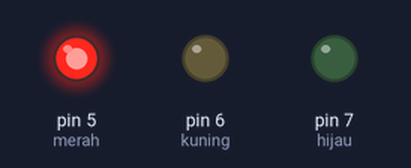
Simulated run of this sketch. Board: Arduino Uno, built with avr-gcc and run on an emulated ATmega328P. Shown: output pins drawn as LEDs (lit = HIGH).

Above: at 1.0 s.
At 2.2 s:
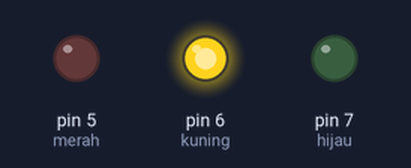
At 3.5 s:
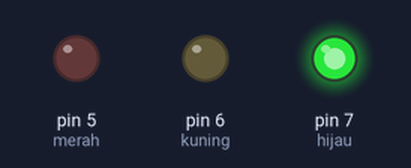
Timing chart, 0 to 6.5 s (numbered marks = the images above):
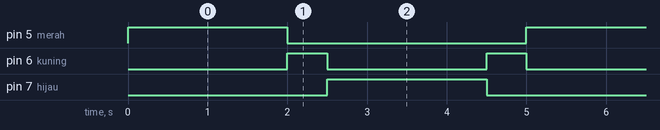

Measured:
- by itself, pin 5 (merah), pin 7 (hijau): alternates HIGH for 2.0 s and LOW for 3.0 s
- by itself, pin 6 (kuning): alternates HIGH for 0.50 s and LOW for 2.0 s
- by itself, everything shown: repeats every 5.0 s, in 5 steps

The sketch:

0._Traffic_Light.ino
```cpp
  int merah=5;
  int kuning=6;
  int hijau=7;
void setup() {
  // put your setup code here, to run once:

  pinMode(merah, OUTPUT);
  pinMode(kuning, OUTPUT);
  pinMode(hijau, OUTPUT);
}

void loop() {
//Bergantian
  digitalWrite(merah, HIGH);
  delay(2000);
  digitalWrite(merah, LOW);
  digitalWrite(kuning, HIGH);
  delay(500);
  digitalWrite(kuning, LOW);
  digitalWrite(hijau, HIGH);
  delay(2000);
  digitalWrite(hijau, LOW);
  digitalWrite(kuning, HIGH);
  delay(500);
  digitalWrite(kuning, LOW);
}
```
